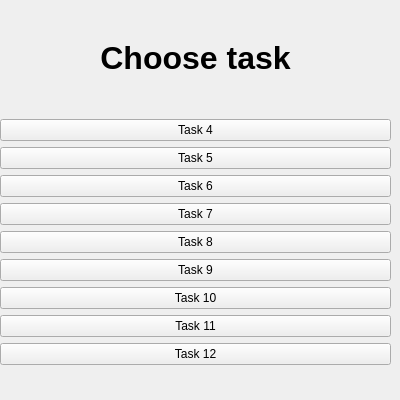
<?xml version="1.0" encoding="UTF-8"?>
<ui version="4.0">
 <class>MainWindow</class>
 <widget class="QMainWindow" name="MainWindow">
  <property name="geometry">
   <rect>
    <x>0</x>
    <y>0</y>
    <width>400</width>
    <height>400</height>
   </rect>
  </property>
  <property name="minimumSize">
   <size>
    <width>400</width>
    <height>400</height>
   </size>
  </property>
  <property name="maximumSize">
   <size>
    <width>400</width>
    <height>400</height>
   </size>
  </property>
  <property name="windowTitle">
   <string>MainWindow</string>
  </property>
  <widget class="QWidget" name="centralwidget">
   <property name="sizePolicy">
    <sizepolicy hsizetype="Fixed" vsizetype="Fixed">
     <horstretch>0</horstretch>
     <verstretch>0</verstretch>
    </sizepolicy>
   </property>
   <widget class="QWidget" name="verticalLayoutWidget">
    <property name="geometry">
     <rect>
      <x>0</x>
      <y>40</y>
      <width>391</width>
      <height>325</height>
     </rect>
    </property>
    <layout class="QVBoxLayout" name="verticalLayout">
     <property name="spacing">
      <number>6</number>
     </property>
     <property name="sizeConstraint">
      <enum>QLayout::SetDefaultConstraint</enum>
     </property>
     <item>
      <widget class="QLabel" name="label">
       <property name="layoutDirection">
        <enum>Qt::LeftToRight</enum>
       </property>
       <property name="text">
        <string>&lt;html&gt;&lt;head/&gt;&lt;body&gt;&lt;p&gt;&lt;span style=&quot; font-size:24pt; font-weight:600;&quot;&gt;Choose task&lt;/span&gt;&lt;/p&gt;&lt;/body&gt;&lt;/html&gt;</string>
       </property>
       <property name="alignment">
        <set>Qt::AlignCenter</set>
       </property>
      </widget>
     </item>
     <item>
      <spacer name="verticalSpacer">
       <property name="orientation">
        <enum>Qt::Vertical</enum>
       </property>
       <property name="sizeHint" stdset="0">
        <size>
         <width>20</width>
         <height>50</height>
        </size>
       </property>
      </spacer>
     </item>
     <item>
      <widget class="QPushButton" name="pushButton">
       <property name="text">
        <string>Task 4</string>
       </property>
      </widget>
     </item>
     <item>
      <widget class="QPushButton" name="pushButton_2">
       <property name="text">
        <string>Task 5</string>
       </property>
      </widget>
     </item>
     <item>
      <widget class="QPushButton" name="pushButton_3">
       <property name="text">
        <string>Task 6</string>
       </property>
      </widget>
     </item>
     <item>
      <widget class="QPushButton" name="pushButton_4">
       <property name="text">
        <string>Task 7</string>
       </property>
      </widget>
     </item>
     <item>
      <widget class="QPushButton" name="pushButton_5">
       <property name="text">
        <string>Task 8</string>
       </property>
      </widget>
     </item>
     <item>
      <widget class="QPushButton" name="pushButton_6">
       <property name="text">
        <string>Task 9</string>
       </property>
      </widget>
     </item>
     <item>
      <widget class="QPushButton" name="pushButton_7">
       <property name="text">
        <string>Task 10</string>
       </property>
      </widget>
     </item>
     <item>
      <widget class="QPushButton" name="pushButton_8">
       <property name="text">
        <string>Task 11</string>
       </property>
      </widget>
     </item>
     <item>
      <widget class="QPushButton" name="pushButton_9">
       <property name="text">
        <string>Task 12</string>
       </property>
      </widget>
     </item>
    </layout>
   </widget>
  </widget>
 </widget>
 <resources/>
 <connections/>
</ui>
